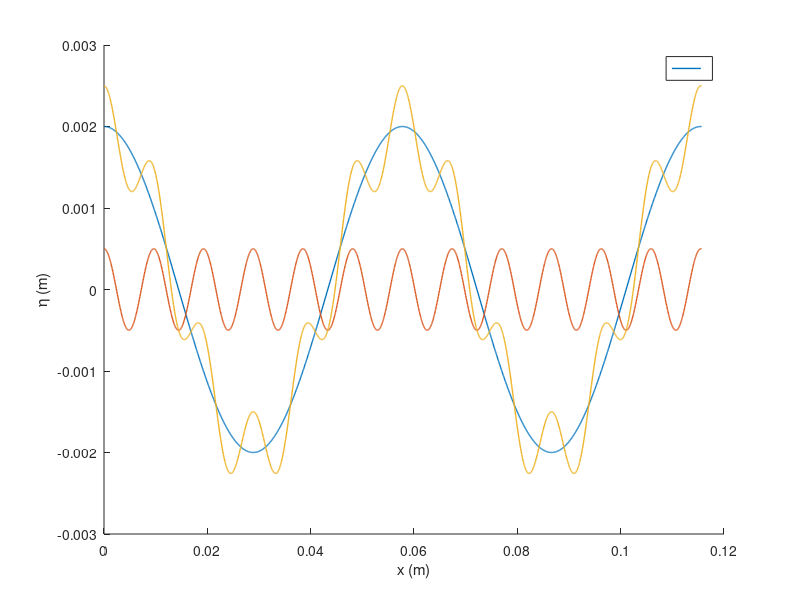

MATLAB code to generate this figure: (Note: this script raises an error after producing the figure.)
% test_orbitals_synthetic.m
% Verify that compute_orbitals_linear and generateTransfo_LC_noLFV_2023
% produce correct ORBX by testing against an analytical monochromatic wave.
%
% Analytical solution (deep-water linear theory):
%   eta(x)   = A * cos(k0*x)
%   u_orb    = A * omega0 * exp(-k0*zeta) * cos(k0*x)   [m/s, +x direction]
%   w_orb    = A * omega0 * exp(-k0*zeta) * sin(k0*x)   [m/s, +z upward]
%
% What to look for regarding current k/omega range:
%   dx      = GS * DX          % grid spacing in metres
%   Nx      = number of PIV columns
%   k_vec   = (0:Nx-1)/Nx * (2*pi/dx)   % rad/m
%   omega_v = sqrt(k_vec * g)            % rad/s  (deep-water, no cap.)
%   generateTransfo truncates at i_max = (Nx/2+1)/4  -> k_max_used ~ k_vec(i_max)

clear; clc;

%% --- Path to Fabrice's functions (adjust if needed) ---
root_path='C:\Users\airsealab\Documents\GitHub\GC-Wave-Gen';
% root_path='D:\Scripps';
addpath(strcat(root_path, '\GC-Wave-Gen\M-Files_FabMarcNovDec2014\'));
addpath(strcat(root_path,'\GC-Wave-Gen\M-Files_FabMarcNovDec2014\FabriceScripts\'));
addpath(fileparts(mfilename('fullpath')));   % this folder
addpath(fullfile(fileparts(mfilename('fullpath')), '..'));   % PIV folder

%% =========================================================================
%% 1. Grid — matches Delaware experiment
%% =========================================================================
DX  = 1/17697.69;   % m/pixel
DT  = 10e-3;        % s/frame
GS  = 4;            % pixels (grid spacing used in compVel)
dx  = GS * DX;      % m  (~2.26e-4 m)
% NOTE: Nx*dx must equal Nfull*DX (where Nfull=2048 = surface FFT length in
% generateTransfo) so both FFTs share the same bin spacing. With GS=4 and
% Nfull=2048 this requires Nx = Nfull/GS = 512 (and Nz to match).
Nx  = 511;          % PIV columns
Nz  = 511;          % PIV rows
Nfull = 2048;       % raw image columns

compVel.xPIV  = (1:Nx) * GS;
compVel.zPIV  = (1:Nz) * GS;
compVel.GS    = GS;
compVel.DX    = DX;
compVel.DT    = DT;
compVel.Mask  = ones(Nz, Nx);

x = (0:Nx-1) * dx;           % m  [1 x Nx]
xfull = (0:Nfull-1) * DX; % m [1 x N_full]
% depth coordinate: cell centres below surface, matching run_decomposition
zeta_vec = (compVel.zPIV - compVel.GS/2)' * DX;   % m  [Nz x 1]
z_ax     = zeta_vec;                                % m  [Nz x 1]

k_vec   = (0:Nx-1) / Nx * (2*pi/dx);
g       = 9.81;
gamma   = 0;%0.073/998;   % surface tension / density  [m^3/s^2]
omega_v = sqrt(k_vec .* (g + gamma .* k_vec.^3)); %capillary


%% =========================================================================
%% 2. Synthetic single-frequency wave
%%    Choose lambda = 5 cm  (k ~ 126 rad/m), well inside transfo range
%% =========================================================================
% Pick k0 to land exactly on an FFT bin: k0 = m * 2*pi/(Nfull*DX).
% Otherwise spectral leakage at high k gets amplified by huge capillary
% omega(k) ~ sqrt(gamma)*k^(3/2) and dominates the error.

m_modes = [2, 12];     % choose FFT bin indices
A_modes = [2e-3,0.5e-3];   % amplitudes
phi_modes = [0 0];% 0]%, pi/4, pi/2];      % phases (optional)

% FFT bin index (1 = fundamental)
% k0      = m_mode * 2*pi / (Nx * dx);     % rad/m
% lambda0 = 2*pi / k0;                        % m  (~5.79 cm for m=2)
% omega0  = sqrt(k0*(g + gamma*k0^3));        % rad/s
% A       = 2e-3;                             % m  (2 mm amplitude)

% fprintf('--- Synthetic wave ---\n');
% fprintf('  lambda = %.3f m,  k0 = %.1f rad/m,  omega0 = %.2f rad/s  (f = %.2f Hz)\n\n', ...
%     lambda0, k0, omega0, omega0/(2*pi));
%single 
% eta = A * cos(k0 * x);   % [1 x Nx]  in metres, mean-zero
%multiple wave modes
eta = zeros(1, Nfull); % eta in image pixel 

k_modes = zeros(size(m_modes));
omega_modes = zeros(size(m_modes));

figure;hold on
for i = 1:length(m_modes)
    k_modes(i) = m_modes(i) * 2*pi / (Nx * dx);
    omega_modes(i) = sqrt(k_modes(i) * (g + gamma*k_modes(i)^3));
    
    eta_i=A_modes(i) * cos(k_modes(i).*xfull + phi_modes(i));
    eta = eta + eta_i;
    plot(xfull,eta_i,'linewidth',1)
end
plot(xfull,eta,'linewidth',1)
xlabel('x (m)')
ylabel('\eta (m)')
legend('')
%% =========================================================================
%% 3. Analytical solution  (ground truth)
%% =========================================================================
u_analytical = zeros(Nz, Nx);
w_analytical = zeros(Nz, Nx);
% for iz = 1:Nz
%     decay = exp(-k0 * zeta_vec(iz));
%     u_analytical(iz,:) =  A * omega0 * decay * cos(k0*x);
%     w_analytical(iz,:) =  A * omega0 * decay * sin(k0*x);
% end
% Sign matches generateTransfo line 78: transfo.ORBX = -real(ORB_E)
% Delaware setup assumes waves move in -x
for iz = 1:Nz
    for i = 1:length(k_modes)
        decay = exp(-k_modes(i) * zeta_vec(iz));

        u_analytical(iz,:) = u_analytical(iz,:) - ...
            A_modes(i) * omega_modes(i) * decay .* cos(k_modes(i)*x + phi_modes(i));

        w_analytical(iz,:) = w_analytical(iz,:) - ...
            A_modes(i) * omega_modes(i) * decay .* sin(k_modes(i)*x + phi_modes(i));
    end
end
%% =========================================================================
% %% 4. compute_orbitals_linear  (SI, clean function)
% %% =========================================================================
params.g     = g;
params.gamma = gamma;
[u_orb, w_orb] = compute_orbitals_linear(eta, xfull, zeta_vec, params);
% 
% err_u_orb = max(abs(u_orb(:) - u_analytical(:)));
% err_w_orb = max(abs(w_orb(:) - w_analytical(:)));
% fprintf('--- compute_orbitals_linear ---\n');
% fprintf('  max |u err| = %.2e m/s\n', err_u_orb);
% fprintf('  max |w err| = %.2e m/s\n\n', err_w_orb);
% 
% if err_u_orb < 1e-8
%     fprintf('  PASS: compute_orbitals_linear u matches analytical\n\n');
% else
%     fprintf('  FAIL: compute_orbitals_linear u mismatch — check FFT one-sided factor\n\n');
% end

%% =========================================================================
%% 5. generateTransfo_LC_noLFV_2023  (pixel-space, converts to m/s via DX/DT)
%% =========================================================================
% Build minimal compVel / pivRes structs with synthetic eta
% eta_pix = eta / DX;   % metres -> pixels

pivRes        = compVel;
pivRes.mask   = compVel.Mask;

% generateTransfo hardcodes X = GS:GS:2048-GS (511 pts) and requires even-length
% Surface_PIV (for the Nyquist sym_vec index). Provide surface over full 2048-px width.
Surface_PIV = eta / DX;   % metres -> pixels (generateTransfo is pixel-space)

    transfo = generateTransfo_LC_noLFV_2023(compVel, Surface_PIV, pivRes);

    ORBX = transfo.ORBX(2:end, :);   % remove zeta=0 row (surface itself)
    ORBZ = transfo.ORBZ(2:end, :);

    % Convert pixel/frame -> m/s
    ORBX_ms = ORBX * DX / DT;
    ORBZ_ms = ORBZ * DX / DT;


%% =========================================================================
%% 6. Diagnostic plots
%% =========================================================================
figure;
subplot(1,2,1)
imagesc(x,z_ax,u_analytical)
colorbar; colormap(gca, brewermap([],'Spectral'))
xlabel('x (m)'); ylabel('\zeta (m)')
title('analytical u orbital (m/s)')
axis equal;axis tight
% clim([-0.04,0.04])
ylim([z_ax(1), z_ax(end)])
xlim([compVel.xPIV(1), compVel.xPIV(end)] * DX)

subplot(1,2,2)
imagesc(x,z_ax,ORBX_ms)
colorbar; colormap(gca, brewermap([],'Spectral'))
xlabel('x (m)'); ylabel('\zeta (m)')
title('computed u orbital (m/s)')
axis equal;axis tight
% clim([-0.04,0.04])
ylim([z_ax(1), z_ax(end)])
xlim([compVel.xPIV(1), compVel.xPIV(end)] * DX)
